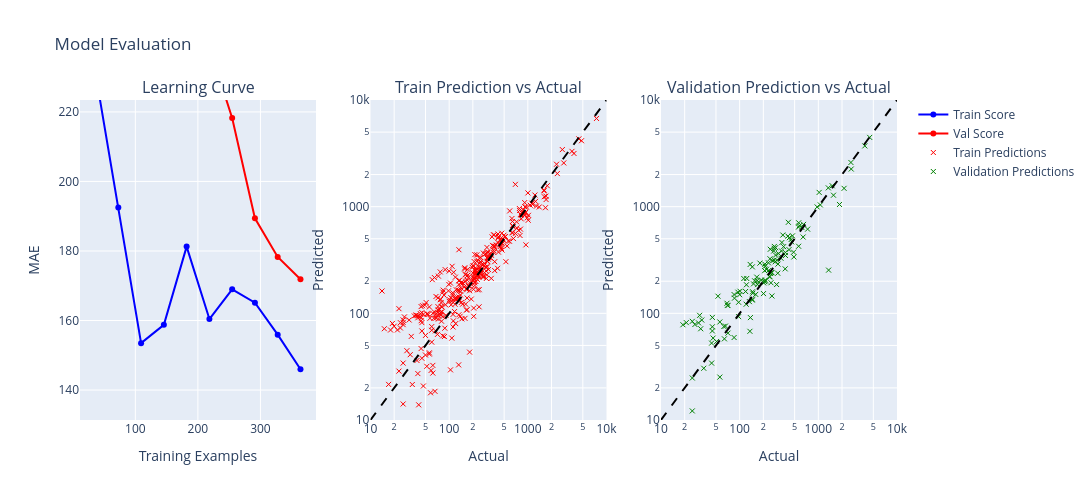

The cell this chart's notebook holds for it:
### Code cell
plotting_pred_vs_actual_LC(pipeline1, X_train_ride_1, y_train_ride_1, X_val_ride_1, y_val_ride_1, X_train_ride_T1, X_val_ride_T1)

### Figure 1 — Plotly figure (JSON) as saved in the notebook; plotly's stock layout.template omitted (floating-point values rounded to 4 significant figures; data arrays with more than 128 entries replaced by an {"elided": "..."} marker saying what was removed)
{"data": [{"hovertemplate": "Size: %{x:.0f}<br>MAE: %{y:.0f}s<extra></extra>", "line": {"color": "blue"}, "mode": "lines+markers", "name": "Train Score", "type": "scatter", "x": [36.4, 72.8, 109.2, 145.6, 182.0, 218.4, 254.8, 291.2, 327.6, 364.0], "xaxis": "x", "y": [231.0, 192.5, 153.5, 158.8, 181.3, 160.4, 169.0, 165.1, 155.9, 146.0], "yaxis": "y"}, {"hovertemplate": "Size: %{x:.0f}<br>MAE: %{y:.0f}s<extra></extra>", "line": {"color": "red"}, "mode": "lines+markers", "name": "Val Score", "type": "scatter", "x": [36.4, 72.8, 109.2, 145.6, 182.0, 218.4, 254.8, 291.2, 327.6, 364.0], "xaxis": "x", "y": [1810.0, 293.6, 266.2, 256.2, 260.0, 238.7, 218.2, 189.4, 178.3, 171.9], "yaxis": "y"}, {"customdata": {"elided": "364 int values"}, "hovertemplate": "<b>Segment ID:</b> %{text}<br><b>Actual:</b> %{x:.0f}s<br><b>Predicted:</b> %{y:.0f}s<extra></extra>", "marker": {"line": {"color": "red", "width": 1}, "size": 5, "symbol": "x-thin"}, "mode": "markers", "name": "Train Predictions", "text": {"elided": "364 float values"}, "type": "scatter", "x": {"elided": "364 int values"}, "xaxis": "x2", "y": {"elided": "364 float values"}, "yaxis": "y2"}, {"line": {"color": "black", "dash": "dash"}, "mode": "lines", "showlegend": false, "type": "scatter", "x": [10, 10000], "xaxis": "x2", "y": [10, 10000], "yaxis": "y2"}, {"customdata": {"elided": "132 int values"}, "hovertemplate": "<b>Segment ID:</b> %{text}<br><b>Actual:</b> %{x:.0f}s<br><b>Predicted:</b> %{y:.0f}s<extra></extra>", "marker": {"line": {"color": "green", "width": 1}, "size": 5, "symbol": "x-thin"}, "mode": "markers", "name": "Validation Predictions", "text": {"elided": "132 float values"}, "type": "scatter", "x": {"elided": "132 int values"}, "xaxis": "x3", "y": {"elided": "132 float values"}, "yaxis": "y3"}, {"line": {"color": "black", "dash": "dash"}, "mode": "lines", "showlegend": false, "type": "scatter", "x": [10, 10000], "xaxis": "x3", "y": [10, 10000], "yaxis": "y3"}], "layout": {"annotations": [{"font": {"size": 16}, "showarrow": false, "text": "Learning Curve", "x": 0.1444, "xanchor": "center", "xref": "paper", "y": 1, "yanchor": "bottom", "yref": "paper"}, {"font": {"size": 16}, "showarrow": false, "text": "Train Prediction vs Actual", "x": 0.5, "xanchor": "center", "xref": "paper", "y": 1, "yanchor": "bottom", "yref": "paper"}, {"font": {"size": 16}, "showarrow": false, "text": "Validation Prediction vs Actual", "x": 0.8556, "xanchor": "center", "xref": "paper", "y": 1, "yanchor": "bottom", "yref": "paper"}], "height": 500, "hovermode": "closest", "title": {"text": "Model Evaluation"}, "width": 1400, "xaxis": {"anchor": "y", "domain": [0, 0.2889], "title": {"text": "Training Examples"}}, "xaxis2": {"anchor": "y2", "domain": [0.3556, 0.6444], "range": [1, 4], "title": {"text": "Actual"}, "type": "log"}, "xaxis3": {"anchor": "y3", "domain": [0.7111, 1], "range": [1, 4], "title": {"text": "Actual"}, "type": "log"}, "yaxis": {"anchor": "x", "domain": [0, 1], "range": [131.4, 223.4], "title": {"text": "MAE"}}, "yaxis2": {"anchor": "x2", "domain": [0, 1], "range": [1, 4], "title": {"text": "Predicted"}, "type": "log"}, "yaxis3": {"anchor": "x3", "domain": [0, 1], "range": [1, 4], "title": {"text": "Predicted"}, "type": "log"}}}
